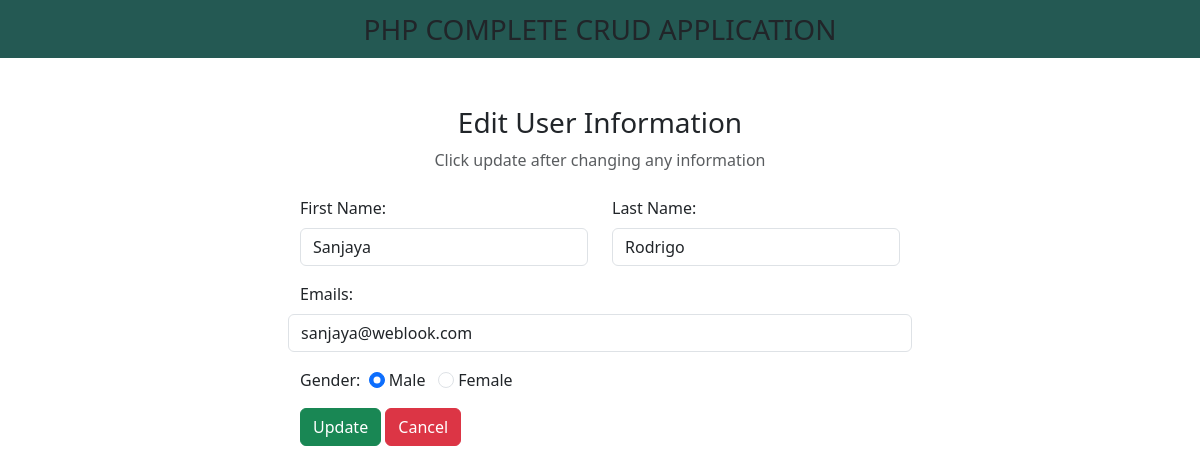
/edit.php?id=32, run on the app's committed database.
### tables this page shows
CREATE TABLE `myshoptbl` (
  `id` int(100) NOT NULL,
  `first_name` varchar(100) NOT NULL,
  `last_name` varchar(100) NOT NULL,
  `email` varchar(100) NOT NULL,
  `gender` varchar(100) NOT NULL
);

### edit.php (the view, shortened to what this page needs)
<?php
include "db_conn.php";
$id = isset($_GET['id']) ? $_GET['id'] : '';
?>
<!DOCTYPE html>
<html lang="en">
<head>
    <link href="https://cdn.jsdelivr.net/npm/bootstrap@5.3.0-alpha1/dist/css/bootstrap.min.css" rel="stylesheet">
    <link rel="stylesheet" href="https://cdnjs.cloudflare.com/ajax/libs/font-awesome/6.3.0/css/all.min.css" />
</head>
<body>
    <nav class="navbar navbar-light justify-content-center fs-3 mb-5" style="background-color:#245953;">
        PHP COMPLETE CRUD APPLICATION
    </nav>
    <div class="container">
        <div class="text-center mb-4">
            <h3>Edit User Information</h3>
            <p class="text-muted">Click update after changing any information</p>
        </div>
        <?php
            $sql="SELECT * FROM `myshoptbl` WHERE id=$id LIMIT 1";
            $result=mysqli_query($con, $sql);
            $row=mysqli_fetch_assoc($result);
        ?>
        <div class="container d-flex justify-content-center">
            <form action="edit.php" method="post" style="width:50vw; min-width:300px;">
            <div class="row mb-3">
                <div class="col">
                    <label class="form-label">First Name:</label>
                    <input type="text" class="form-control" name="first_name" value="<?php echo $row['first_name']?>">
                </div>
                <div class="col">
                    <label class="form-label">Last Name:</label>
                    <input type="text" class="form-control" name="last_name" value="<?php echo $row['last_name']?>">
                </div>
            </div>
                <div class="row mb-3">
                    <label class="form-label">Emails:</label>
                    <input type="email" class="form-control" name="email" value="<?php echo $row['email']?>">
                </div>
                <div class="form-group mb-3">
                    <label>Gender:</label>&nbsp;
                    <input type="radio" class="form-check-input" name="gender" id="male" value="male" <?php echo ($row['gender']=='male')?"checked":"";?>>
                    <label for="male"class="form-input-lable">Male</label>
                    <input type="radio" class="form-check-input" name="gender" id="female" value="female" <?php echo ($row['gender']=='female')?"checked":"";?>>
                    <label for="female"class="form-input-lable">Female</label>
                </div>
                <div>
                    <button type="submit" class="btn btn-success" name="submit">Update</button>
                    <a href="index.php" class="btn btn-danger">Cancel</a>
                </div>
            </form>
        </div>
    </div>
</body>
</html>

### data on the page
myshoptbl: first_name "Sanjaya", last_name "Rodrigo", email "sanjaya@weblook.com", gender "☑ Male", gender "☐ Female"
